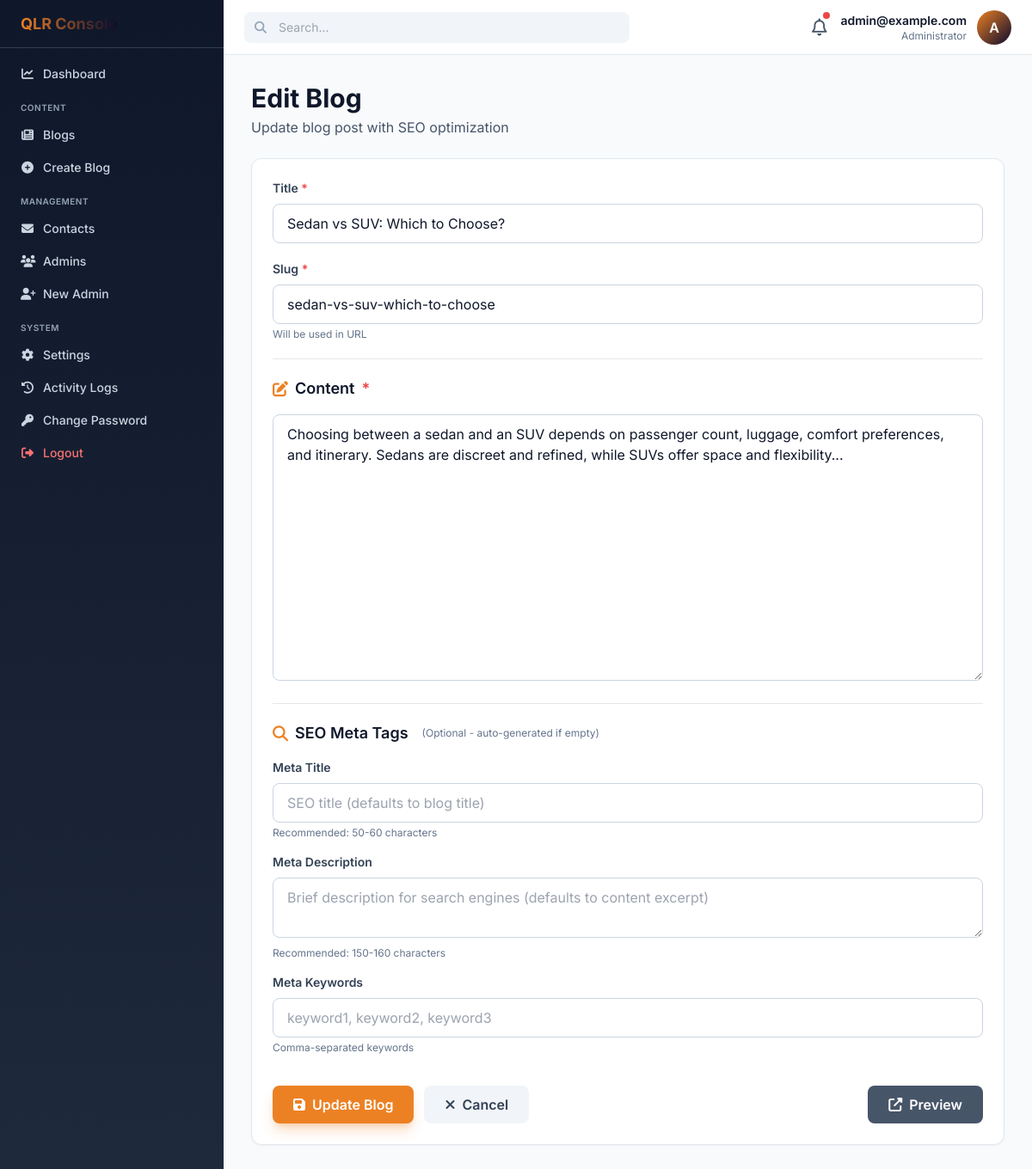
/admin/edit-blog.php?id=2 (signed in), run on the app's committed database.
### tables this page shows
CREATE TABLE blogs (
  id INT AUTO_INCREMENT PRIMARY KEY,
  title VARCHAR(255) NOT NULL,
  slug VARCHAR(255) NOT NULL UNIQUE,
  content MEDIUMTEXT NOT NULL,
  created_at DATETIME NOT NULL DEFAULT CURRENT_TIMESTAMP
 );

### admin/edit-blog.php (the view, shortened to what this page needs)
<?php require __DIR__.'/includes/db.php'; ?>
<?php
$id = isset($_GET['id']) ? (int)$_GET['id'] : 0;
$stmt = $pdo->prepare('SELECT * FROM blogs WHERE id = ?');
$stmt->execute([$id]);
$blog = $stmt->fetch();
?>
<?php include __DIR__.'/includes/common-header.php'; ?>
<?php include __DIR__.'/includes/common-sidebar.php'; ?>
<?php include __DIR__.'/includes/common-navbar.php'; ?>
<main class="lg:ml-[260px] mt-16 p-6 lg:p-8">
  <div class="mb-6">
    <h1 class="text-3xl font-bold text-slate-900">Edit Blog</h1>
    <p class="text-slate-600 mt-1">Update blog post with SEO optimization</p>
  </div>
  <form method="post" class="max-w-4xl">
    <div class="bg-white rounded-xl shadow-sm border border-slate-200 p-6 space-y-5">
      <div class="grid md:grid-cols-2 gap-5">
        <div class="md:col-span-2">
          <label class="block text-sm font-semibold text-slate-700 mb-2">Title <span class="text-red-500">*</span></label>
          <input name="title" id="blogTitle" value="<?php echo htmlspecialchars($blog['title']); ?>" class="w-full px-4 py-2.5 border border-slate-300 rounded-lg focus:outline-none focus:ring-2 focus:ring-primary focus:border-transparent" placeholder="Enter blog title" required>
        </div>
        <div class="md:col-span-2">
          <label class="block text-sm font-semibold text-slate-700 mb-2">Slug <span class="text-red-500">*</span></label>
          <input name="slug" id="blogSlug" value="<?php echo htmlspecialchars($blog['slug']); ?>" class="w-full px-4 py-2.5 border border-slate-300 rounded-lg focus:outline-none focus:ring-2 focus:ring-primary focus:border-transparent" placeholder="url-friendly-slug" required>
          <p class="text-xs text-slate-500 mt-1">Will be used in URL</p>
        </div>
      </div>
      <div class="border-t pt-5">
        <h3 class="text-lg font-semibold text-slate-900 mb-4 flex items-center gap-2">
          <i class="fas fa-edit text-primary"></i> Content <span class="text-red-500">*</span>
        </h3>
        <textarea name="content" id="blogContent" rows="12" class="w-full px-4 py-2.5 border border-slate-300 rounded-lg" placeholder="Write your blog content here..." required><?php echo htmlspecialchars($blog['content']); ?></textarea>
      </div>
      <div class="border-t pt-5">
        <h3 class="text-lg font-semibold text-slate-900 mb-4 flex items-center gap-2">
          <i class="fas fa-search text-primary"></i> SEO Meta Tags
          <span class="text-xs font-normal text-slate-500 ml-2">(Optional - auto-generated if empty)</span>
        </h3>
        <div class="space-y-4">
          <div>
            <label class="block text-sm font-semibold text-slate-700 mb-2">Meta Title</label>
            <input name="meta_title" value="<?php echo htmlspecialchars($blog['meta_title'] ?? ''); ?>" maxlength="60" class="w-full px-4 py-2.5 border border-slate-300 rounded-lg focus:outline-none focus:ring-2 focus:ring-primary focus:border-transparent" placeholder="SEO title (defaults to blog title)">
            <p class="text-xs text-slate-500 mt-1">Recommended: 50-60 characters</p>
          </div>
          <div>
            <label class="block text-sm font-semibold text-slate-700 mb-2">Meta Description</label>
            <textarea name="meta_description" maxlength="160" rows="2" class="w-full px-4 py-2.5 border border-slate-300 rounded-lg focus:outline-none focus:ring-2 focus:ring-primary focus:border-transparent" placeholder="Brief description for search engines (defaults to content excerpt)"><?php echo htmlspecialchars($blog['meta_description'] ?? ''); ?></textarea>
            <p class="text-xs text-slate-500 mt-1">Recommended: 150-160 characters</p>
          </div>
          <div>
            <label class="block text-sm font-semibold text-slate-700 mb-2">Meta Keywords</label>
            <input name="meta_keywords" value="<?php echo htmlspecialchars($blog['meta_keywords'] ?? ''); ?>" class="w-full px-4 py-2.5 border border-slate-300 rounded-lg focus:outline-none focus:ring-2 focus:ring-primary focus:border-transparent" placeholder="keyword1, keyword2, keyword3">
            <p class="text-xs text-slate-500 mt-1">Comma-separated keywords</p>
          </div>
        </div>
      </div>
      <div class="flex gap-3 pt-4">
        <button type="submit" class="inline-flex items-center gap-2 bg-primary hover:bg-primary/90 text-white px-6 py-2.5 rounded-lg font-semibold shadow-lg shadow-primary/30 transition-all">
          <i class="fas fa-save"></i> Update Blog
        </button>
        <a href="/qlr/admin/blogs" class="inline-flex items-center gap-2 bg-slate-100 hover:bg-slate-200 text-slate-700 px-6 py-2.5 rounded-lg font-semibold transition-all">
          <i class="fas fa-times"></i> Cancel
        </a>
        <a href="/qlr/blog-post?id=<?php echo $id; ?>" target="_blank" class="inline-flex items-center gap-2 bg-slate-600 hover:bg-slate-700 text-white px-6 py-2.5 rounded-lg font-semibold transition-all ml-auto">
          <i class="fas fa-external-link-alt"></i> Preview
        </a>
      </div>
    </div>
  </form>
</main>
</body>
</html>

### admin/includes/common-header.php (style rules this page uses)
body { font-family: "Inter", system-ui, sans-serif; }
:root { --sidebar-width: 260px; }

### data on the page
blogs: title "Sedan vs SUV: Which to Choose?", slug "sedan-vs-suv-which-to-choose", content "Choosing between a sedan and an SUV depends on passenger count, luggage, comfort preferences, and itinerary. Sedans are discreet and refined, while SUVs offer space and flexibility..."

### other printed values
$_SESSION['admin_email'] "admin@example.com"
substr($_SESSION['admin_email'] ?? 'A', 0, 1) "A"
